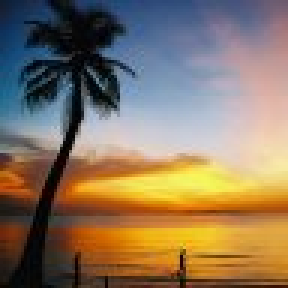
//> input picture images/sunset.jpg, 96 x 96 px (shown 3 times larger)
$ ./erosion_dilatation   (built with g++ and OpenCV 4)
//> lines starting //> are read from the running program, lines starting //| are printed output that depends on the picture
#include "opencv2/core.hpp"
#include "opencv2/imgproc.hpp"
#include "opencv2/highgui.hpp"

#include <stdlib.h>
#include <stdio.h>
#include <iostream>

using namespace cv;

/// Global variables
Mat src, erosion_dst, dilation_dst;

int erosion_elem = 0;
int erosion_size = 0;
int dilation_elem = 0;
int dilation_size = 0;
int const max_elem = 2;
int const max_kernel_size = 21;

/** Function Headers */
void Erosion( int, void* );
void Dilation( int, void* );

/** @function main */
int main( int argc, char** argv )
{
  /// Load an image
  if(argc >= 2)
    src = imread( argv[1] );
  else
    src = cv::imread("/home/bmw-user/VS_Code_Workspace/openCVLearnings/images/sunset.jpg");
//> src is the input picture: 96 rows x 96 cols, CV_8UC3; mean B, G, R 95.3, 117.7, 136.9

  if(argc >= 3)
  {
    erosion_elem = atoi(argv[2]);
    erosion_elem = erosion_elem > 3 ? erosion_elem % 3 : erosion_elem;
  }

  if( !src.data )
  { return -1; }

  /// Create windows
  namedWindow( "Erosion Demo", WINDOW_NORMAL );
  namedWindow( "Dilation Demo", WINDOW_NORMAL );
  moveWindow( "Dilation Demo", src.cols, 0 );
  //cv::setWindowProperty("Dilation Demo", cv::WND_PROP_FULLSCREEN, cv::WINDOW_FULLSCREEN);

  /// Create Erosion Trackbar
  createTrackbar( "Element:\n 0: Rect \n 1: Cross \n 2: Ellipse", "Erosion Demo",
                  &erosion_elem, max_elem,
                  Erosion );
//> slider 'Element:\n 0: Rect \n 1: Cross \n' is set to 1

  createTrackbar( "Kernel size:\n 2n +1", "Erosion Demo",
                  &erosion_size, max_kernel_size,
                  Erosion );
//> slider 'Kernel size:\n 2n +1' is set to 7

  /// Create Dilation Trackbar
  createTrackbar( "Element:\n 0: Rect \n 1: Cross \n 2: Ellipse", "Dilation Demo",
                  &dilation_elem, max_elem,
                  Dilation );
//> slider 'Element:\n 0: Rect \n 1: Cross \n' is set to 1

  createTrackbar( "Kernel size:\n 2n +1", "Dilation Demo",
                  &dilation_size, max_kernel_size,
                  Dilation );
//> slider 'Kernel size:\n 2n +1' is set to 7

  /// Default start
  Erosion( 0, 0 );
  Dilation( 0, 0 );

  waitKey(0);
  cv::destroyAllWindows();
  return 0;
}

/**  @function Erosion  */
void Erosion( int, void* )
{
  int erosion_type;
  if( erosion_elem == 0 ){ erosion_type = MORPH_RECT; }
  else if( erosion_elem == 1 ){ erosion_type = MORPH_CROSS; }
  else if( erosion_elem == 2) { erosion_type = MORPH_ELLIPSE; }

  Mat element = getStructuringElement( erosion_type,
                                       Size( 2*erosion_size + 1, 2*erosion_size+1 ),
                                       Point( erosion_size, erosion_size ) );

  std::cout << element << std::endl;
  /// Apply the erosion operation
  erode( src, erosion_dst, element );
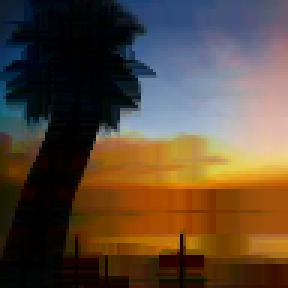
//> erosion_dst: 96 rows x 96 cols, CV_8UC3 (shown 3 times larger); mean B, G, R 54.1, 71.3, 89.5
  imshow( "Erosion Demo", erosion_dst );
}

/** @function Dilation */
void Dilation( int, void* )
{
  int dilation_type;
  if( dilation_elem == 0 ){ dilation_type = MORPH_RECT; }
  else if( dilation_elem == 1 ){ dilation_type = MORPH_CROSS; }
  else if( dilation_elem == 2) { dilation_type = MORPH_ELLIPSE; }

  Mat element = getStructuringElement( dilation_type,
                                       Size( 2*dilation_size + 1, 2*dilation_size+1 ),
                                       Point( dilation_size, dilation_size ) );
  /// Apply the dilation operation
  dilate( src, dilation_dst, element );
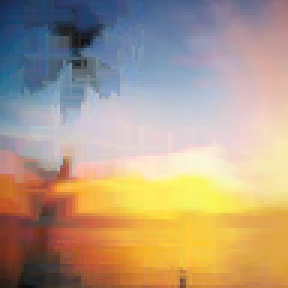
//> dilation_dst: 96 rows x 96 cols, CV_8UC3 (shown 3 times larger); mean B, G, R 132.3, 155.9, 176.7
  imshow( "Dilation Demo", dilation_dst );
}

$ run again, with images/cat.jpg copied over images/sunset.jpg
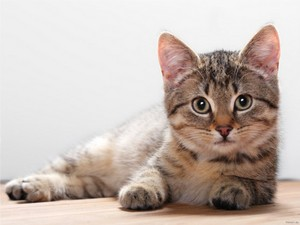
//> input picture images/cat.jpg, 300 x 225 px
//> src is the input picture: 225 rows x 300 cols, CV_8UC3; mean B, G, R 177.2, 184.4, 197.4
//> in Erosion, `erode( src, erosion_dst, element );`:
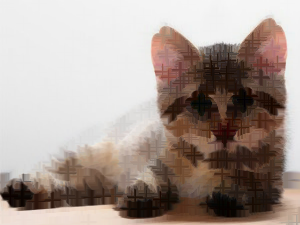
//> erosion_dst: 225 rows x 300 cols, CV_8UC3; mean B, G, R 148.1, 155.3, 169
//> in Dilation, `dilate( src, dilation_dst, element );`:
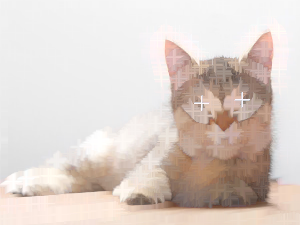
//> dilation_dst: 225 rows x 300 cols, CV_8UC3; mean B, G, R 202.6, 209.2, 220.8
